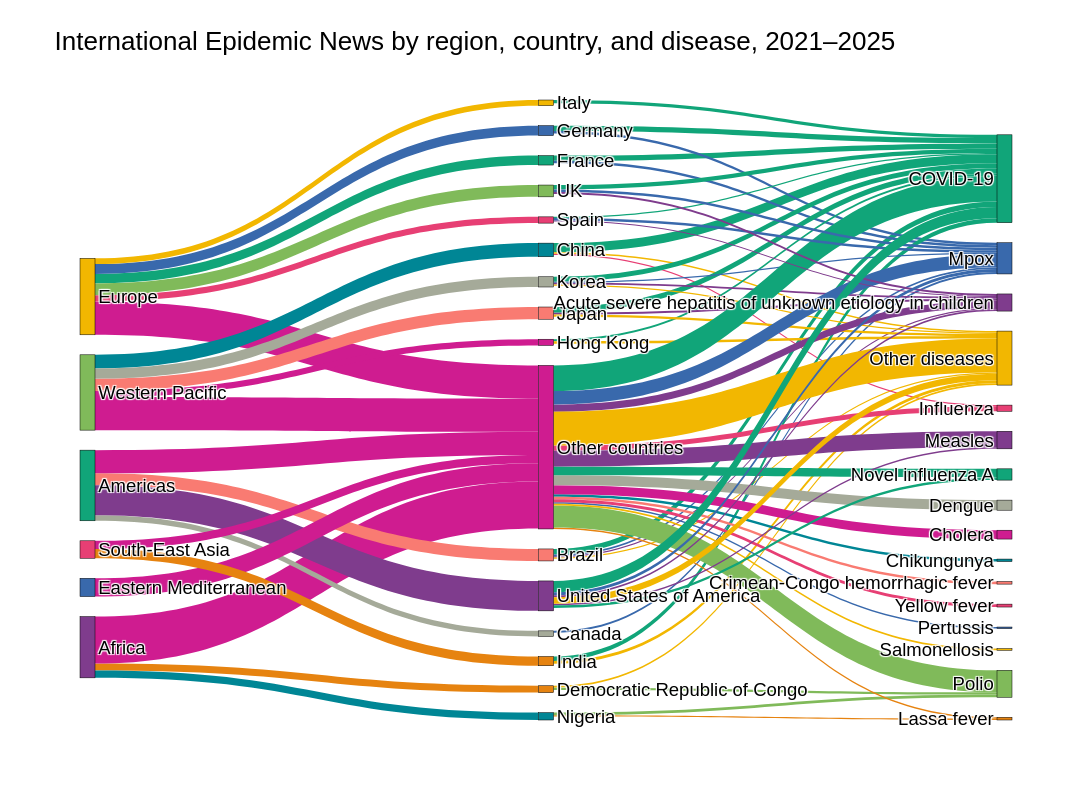

Notebook cell for this chart:
### Markdown cell above
### Sanky: region-country-disease in English
for Singapore

### Code cell
import pandas as pd
import plotly.graph_objects as go
import plotly.colors as pc
import numpy as np

# -----------------------------
# Params
# -----------------------------
YEAR_MIN = 2021            # >2020
TOP_COUNTRIES = 15
TOP_DISEASES  = 15
COUNT_MIN     = 50         # filter tiny links
OTHER_COUNTRY_LABEL = "Other countries"
OTHER_DISEASE_LABEL = "Other diseases"
OTHER_REGION_LABEL  = "Other"

# -----------------------------
# Step 1: Prepare / clean data
df_work = df.copy()
df_work['date'] = pd.to_datetime(df_work['date'], errors='coerce')

needed_cols = ['WHO_region_en', 'country_name_en', 'disease_name_en']
missing = [c for c in needed_cols if c not in df_work.columns]
if missing:
    raise ValueError(f"Missing required columns: {missing}. Please create them first.")

# Keep rows since YEAR_MIN
df_temp = df_work.loc[df_work['date'].dt.year > (YEAR_MIN - 1),
                      ['WHO_region_en', 'country_name_en', 'disease_name_en']].copy()

df_temp.loc[df_temp['country_name_en'].eq('United Kingdom of Great Britain and Northern Ireland'), 'country_name_en'] = 'UK'

# Some pipelines keep lists (e.g., multi-disease headlines). Explode if needed.
for col in ['country_name_en', 'disease_name_en']:
    if df_temp[col].apply(lambda x: isinstance(x, (list, tuple, np.ndarray))).any():
        df_temp = df_temp.explode(col).reset_index(drop=True)

# Fill missing
df_temp['WHO_region_en']  = df_temp['WHO_region_en'].fillna(OTHER_REGION_LABEL)
df_temp['country_name_en'] = df_temp['country_name_en'].fillna(OTHER_COUNTRY_LABEL)
df_temp['disease_name_en'] = df_temp['disease_name_en'].fillna('Unknown')

# Step 2: Top-N filtering
top_countries = df_temp['country_name_en'].value_counts().nlargest(TOP_COUNTRIES).index
top_diseases  = df_temp['disease_name_en'].value_counts().nlargest(TOP_DISEASES).index

df_temp['country_grouped'] = df_temp['country_name_en'].where(
    df_temp['country_name_en'].isin(top_countries),
    OTHER_COUNTRY_LABEL
)
df_temp['disease_grouped'] = df_temp['disease_name_en'].where(
    df_temp['disease_name_en'].isin(top_diseases),
    OTHER_DISEASE_LABEL
)
df_temp['region_grouped']  = df_temp['WHO_region_en'].fillna(OTHER_REGION_LABEL)

# Step 3: Build links (Region→Country, Country→Disease)
link0 = (
    df_temp.groupby(['region_grouped', 'country_grouped'])
           .size().reset_index(name='count')
)
link1 = (
    df_temp.groupby(['country_grouped', 'disease_grouped'])
           .size().reset_index(name='count')
)

# Filter out small links to reduce clutter
link0 = link0[link0['count'] >= COUNT_MIN]
link1 = link1[link1['count'] >= COUNT_MIN]

# Step 4: Build node list & indices
#   Order nodes by tier so colors are consistent and layout is readable.
regions  = link0['region_grouped'].unique().tolist()
countries = pd.unique(link0['country_grouped'].tolist() + link1['country_grouped'].tolist()).tolist()
diseases = link1['disease_grouped'].unique().tolist()

all_nodes = regions + countries + diseases
node_indices = {name: i for i, name in enumerate(all_nodes)}

# Map source/target indices
link0 = link0.assign(
    source = link0['region_grouped'].map(node_indices),
    target = link0['country_grouped'].map(node_indices)
)
link1 = link1.assign(
    source = link1['country_grouped'].map(node_indices),
    target = link1['disease_grouped'].map(node_indices)
)


# Step 5: Colors
#   One palette applied across nodes; links colored by their target tier category
#   (region→country uses country color; country→disease uses disease color).
palette = pc.qualitative.Bold  # or Set3 / Dark24 etc.
node_colors = [palette[i % len(palette)] for i in range(len(all_nodes))]

country_color_map = {name: node_colors[node_indices[name]] for name in countries}
disease_color_map = {name: node_colors[node_indices[name]] for name in diseases}

link0['color'] = link0['country_grouped'].map(country_color_map)
link1['color'] = link1['disease_grouped'].map(disease_color_map)

# Combine links
df_links = pd.concat([
    link0[['source', 'target', 'count', 'color']],
    link1[['source', 'target', 'count', 'color']]
], ignore_index=True)


# Step 6: Plot Sankey (3-level)
fig = go.Figure(data=[go.Sankey(
    arrangement='snap',
    node=dict(
        pad=20,
        thickness=15,
        line=dict(color="black", width=0.5),
        label=all_nodes,
        color=node_colors
    ),
    link=dict(
        source=df_links['source'],
        target=df_links['target'],
        value=df_links['count'],
        color=df_links['color']
    )
)])

fig.update_layout(font=dict(size=20))#title_font=dict(size=22)

fig.update_layout(
    font=dict(size=18.5, color='black', family="Arial"),
    title_text="International Epidemic News by region, country, and disease, 2021–2025",
    width=1100,
    height=800
)

# fig.write_image("output/plot/Sankey_region_country_disease_en_2021_2025.png", width=1100, height=800, scale=3)
fig.show()

### Figure 1 — Plotly figure (JSON) as saved in the notebook; plotly's stock layout.template omitted (floating-point values rounded to 4 significant figures)
{"data": [{"arrangement": "snap", "link": {"color": ["rgb(230, 131, 16)", "rgb(0, 134, 149)", "rgb(207, 28, 144)", "rgb(249, 123, 114)", "rgb(165, 170, 153)", "rgb(207, 28, 144)", "rgb(127, 60, 141)", "rgb(207, 28, 144)", "rgb(17, 165, 121)", "rgb(57, 105, 172)", "rgb(242, 183, 1)", "rgb(207, 28, 144)", "rgb(231, 63, 116)", "rgb(128, 186, 90)", "rgb(230, 131, 16)", "rgb(207, 28, 144)", "rgb(0, 134, 149)", "rgb(207, 28, 144)", "rgb(249, 123, 114)", "rgb(165, 170, 153)", "rgb(207, 28, 144)", "rgb(127, 60, 141)", "rgb(17, 165, 121)", "rgb(57, 105, 172)", "rgb(242, 183, 1)", "rgb(57, 105, 172)", "rgb(17, 165, 121)", "rgb(231, 63, 116)", "rgb(242, 183, 1)", "rgb(242, 183, 1)", "rgb(128, 186, 90)", "rgb(17, 165, 121)", "rgb(57, 105, 172)", "rgb(17, 165, 121)", "rgb(57, 105, 172)", "rgb(17, 165, 121)", "rgb(242, 183, 1)", "rgb(17, 165, 121)", "rgb(242, 183, 1)", "rgb(17, 165, 121)", "rgb(127, 60, 141)", "rgb(17, 165, 121)", "rgb(242, 183, 1)", "rgb(127, 60, 141)", "rgb(17, 165, 121)", "rgb(57, 105, 172)", "rgb(242, 183, 1)", "rgb(230, 131, 16)", "rgb(128, 186, 90)", "rgb(127, 60, 141)", "rgb(17, 165, 121)", "rgb(0, 134, 149)", "rgb(207, 28, 144)", "rgb(249, 123, 114)", "rgb(165, 170, 153)", "rgb(231, 63, 116)", "rgb(230, 131, 16)", "rgb(127, 60, 141)", "rgb(57, 105, 172)", "rgb(17, 165, 121)", "rgb(242, 183, 1)", "rgb(57, 105, 172)", "rgb(128, 186, 90)", "rgb(242, 183, 1)", "rgb(231, 63, 116)", "rgb(127, 60, 141)", "rgb(17, 165, 121)", "rgb(57, 105, 172)", "rgb(127, 60, 141)", "rgb(17, 165, 121)", "rgb(57, 105, 172)", "rgb(127, 60, 141)", "rgb(17, 165, 121)", "rgb(127, 60, 141)", "rgb(57, 105, 172)", "rgb(17, 165, 121)", "rgb(242, 183, 1)"], "source": [0, 0, 0, 1, 1, 1, 1, 2, 3, 3, 3, 3, 3, 3, 4, 4, 5, 5, 5, 5, 5, 9, 9, 9, 9, 10, 18, 18, 18, 6, 6, 12, 12, 13, 13, 19, 19, 17, 17, 14, 20, 20, 20, 21, 21, 21, 21, 7, 7, 8, 8, 8, 8, 8, 8, 8, 8, 8, 8, 8, 8, 8, 8, 8, 8, 15, 15, 15, 16, 16, 16, 11, 11, 11, 11, 11, 11], "target": [6, 7, 8, 9, 10, 8, 11, 8, 12, 13, 14, 8, 15, 16, 17, 8, 18, 19, 20, 21, 8, 22, 23, 24, 25, 24, 23, 26, 25, 25, 27, 23, 24, 23, 24, 23, 25, 23, 25, 23, 22, 23, 25, 22, 23, 24, 25, 28, 27, 22, 23, 29, 30, 31, 32, 26, 28, 33, 24, 34, 25, 35, 27, 36, 37, 22, 23, 24, 22, 23, 24, 22, 23, 33, 24, 34, 25], "value": [326, 350, 2231, 569, 267, 1096, 1419, 867, 448, 473, 267, 1581, 298, 560, 440, 391, 647, 293, 580, 486, 1569, 58, 265, 79, 63, 93, 437, 50, 72, 90, 106, 250, 116, 256, 118, 95, 116, 211, 135, 151, 91, 263, 103, 86, 233, 51, 61, 61, 127, 344, 1216, 117, 420, 123, 479, 242, 68, 762, 634, 406, 1608, 74, 1048, 80, 138, 50, 52, 118, 92, 208, 128, 92, 534, 71, 145, 130, 315]}, "node": {"color": ["rgb(127, 60, 141)", "rgb(17, 165, 121)", "rgb(57, 105, 172)", "rgb(242, 183, 1)", "rgb(231, 63, 116)", "rgb(128, 186, 90)", "rgb(230, 131, 16)", "rgb(0, 134, 149)", "rgb(207, 28, 144)", "rgb(249, 123, 114)", "rgb(165, 170, 153)", "rgb(127, 60, 141)", "rgb(17, 165, 121)", "rgb(57, 105, 172)", "rgb(242, 183, 1)", "rgb(231, 63, 116)", "rgb(128, 186, 90)", "rgb(230, 131, 16)", "rgb(0, 134, 149)", "rgb(207, 28, 144)", "rgb(249, 123, 114)", "rgb(165, 170, 153)", "rgb(127, 60, 141)", "rgb(17, 165, 121)", "rgb(57, 105, 172)", "rgb(242, 183, 1)", "rgb(231, 63, 116)", "rgb(128, 186, 90)", "rgb(230, 131, 16)", "rgb(0, 134, 149)", "rgb(207, 28, 144)", "rgb(249, 123, 114)", "rgb(165, 170, 153)", "rgb(127, 60, 141)", "rgb(17, 165, 121)", "rgb(57, 105, 172)", "rgb(242, 183, 1)", "rgb(231, 63, 116)"], "label": ["Africa", "Americas", "Eastern Mediterranean", "Europe", "South-East Asia", "Western Pacific", "Democratic Republic of Congo", "Nigeria", "Other countries", "Brazil", "Canada", "United States of America", "France", "Germany", "Italy", "Spain", "UK", "India", "China", "Hong Kong", "Japan", "Korea", "Acute severe hepatitis of unknown etiology in children", "COVID-19", "Mpox", "Other diseases", "Influenza", "Polio", "Lassa fever", "Chikungunya", "Cholera", "Crimean-Congo hemorrhagic fever", "Dengue", "Measles", "Novel influenza A", "Pertussis", "Salmonellosis", "Yellow fever"], "line": {"color": "black", "width": 0.5}, "pad": 20, "thickness": 15}, "type": "sankey"}], "layout": {"font": {"color": "black", "family": "Arial", "size": 18.5}, "height": 800, "title": {"text": "International Epidemic News by region, country, and disease, 2021–2025"}, "width": 1100}}
